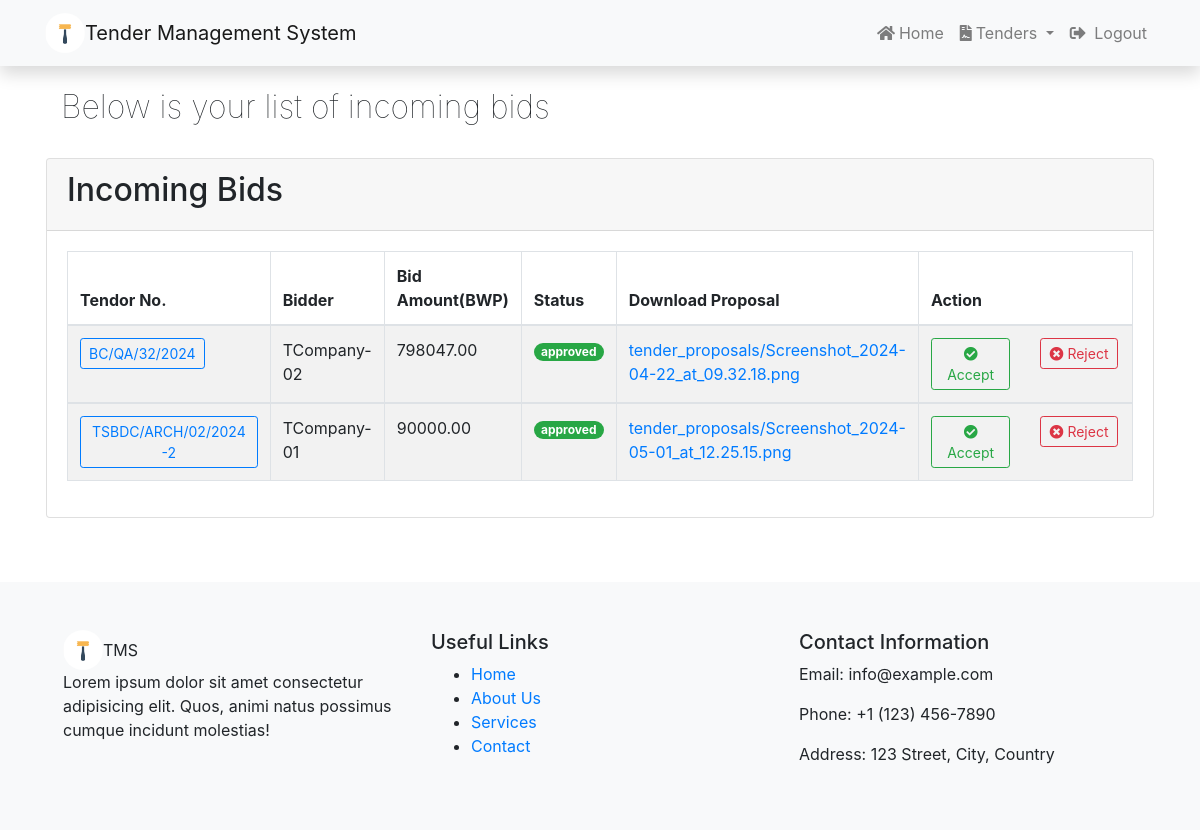
The app's page /bids/incoming (signed in) with its own data.
### bid/models.py (models this page shows)
class Bid(models.Model):
    status_choices = [
        ('pending', 'Pending'),
        ('rejected', 'Rejected'),
        ('approved', 'Approved'),
    ]
    tender = models.ForeignKey(Tender, on_delete=models.CASCADE)
    bidder = models.ForeignKey(User, on_delete=models.CASCADE)
    bid_amount = models.DecimalField(max_digits=10, decimal_places=2)
    document = models.FileField(upload_to='tender_proposals/')
    status = models.CharField(max_length=20, choices=status_choices, default='pending')

### tender/models.py (models this page shows, shortened)
class Tender(models.Model):
    status_choices = [
        ('assigned', 'Assigned'),
        ('available', 'Available'),
        ('expired', 'Expired'),
    ]
    tender_no = models.CharField(max_length=20, unique=True)
    title = models.CharField(max_length=200)
    description = models.TextField()
    category = models.ForeignKey(Category, on_delete=models.DO_NOTHING)
    location = models.CharField(max_length=100)
    created_at = models.DateTimeField(auto_now_add=True)
    updated_at = models.DateTimeField(auto_now=True)
    status = models.CharField(max_length=20, choices=status_choices, default='available')
    document = models.FileField(upload_to='tender_documents/')
    publisher = models.ForeignKey(User, on_delete=models.PROTECT,related_name='owned_tenders')
    winner = models.ForeignKey(User, on_delete=models.PROTECT, null=True, blank=True, related_name='won_tenders')
    watchers = models.ManyToManyField(User, related_name='watchlist', blank=True)
    due_date = models.DateField()

### bid/views.py (the view)
# urls.py: path('incoming', views.bid_incoming, name='bid_incoming'),
@login_required
def bid_incoming(request):
    owner = request.user
    bidsByOwner = Bid.objects.exclude(bidder = owner)
    return render(request,'bids/bid-incoming.html',{
             'Bids': bidsByOwner
        })

### templates/bids/bid-incoming.html (shortened to what this page needs)
{%extends 'base.html'%} {% block content%} {%if user.is_authenticated%}
<div class="container mt-4 p-3">
  <div class="container mt-5 mb-5 text-center">
    <div class="row">
      <div class="col-md-12 mb-4">
        <div class="title-wrap d-flex justify-content-between">
          <div class="title-box">
            <h2 class="title-a" style="font-weight: 100">
              Below is your list of incoming bids
            </h2>
          </div>
        </div>
      </div>
      <div class="card">
        <div class="card-header text-left">
          <h2>Incoming Bids</h2>
        </div>
        <div class="card-body">
          <div class="table-responsive">
            <table class="table table-striped table-bordered text-left">
              <thead>
                <tr>
                  <th>Tendor No.</th>
                  <th>Bidder</th>
                  <th>Bid Amount(BWP)</th>
                  <th>Status</th>
                  <th>Download Proposal</th>
                  <th style="width: 700px">Action</th>
                </tr>
              </thead>
              {% if Bids %} {%for bid in Bids%}
              <tbody>
                <td>
                  <a
                    href="{% url 'tender' bid.tender.id %}"
                    class="btn btn-sm btn-outline-primary"
                    >{{bid.tender.tender_no}}
                  </a>
                </td>
                <td>{{bid.bidder.username}}</td>
                <td>{{bid.bid_amount}}</td>
                {%if bid.status == 'approved'%}
                <td>
                  <span class="badge badge-pill badge-success"
                    >{{bid.status}}</span
                  >
                </td>
                {%elif bid.status == 'pending'%}
                <td>
                  <span class="badge badge-pill badge-secondary"
                    >{{bid.status}}</span
                  >
                </td>
                {%else%}
                <td>
                  <span class="badge badge-pill badge-danger"
                    >{{bid.status}}</span
                  >
                </td>
                {%endif%}
                <td>
                  <a
                    type="button"
                    class="link-primary"
                    href="{{bid.document.url}}"
                  >
                    {{bid.document.name}}
                  </a>
                </td>
                <td>
                  <div class="row">
                    <div class="col-md-6">
                      <a
                        href="{% url 'approve_bid' bid.id %}"
                        class="btn btn-sm btn-outline-success"
                      >
                        <span class="fas fa-check-circle"></span> Accept
                      </a>
                    </div>
                    <div class="col-md-6">
                      <a
                        href="{% url 'reject_bid' bid.id %}"
                        class="btn btn-sm btn-outline-danger"
                      >
                        <span class="fas fa-times-circle"></span> Reject
                      </a>
                    </div>
                  </div>
                </td>
                {%endfor%} {% endif%}
            </table>
          </div>
        </div>
      </div>
    </div>
  </div>
</div>
{%endif%} {%endblock%}

### records on screen
Bid: tender.tender_no "BC/QA/32/2024", bidder.username "TCompany-02", bid_amount "798047.00", status "approved", document.name "tender_proposals/Screenshot_2024-04-22_at_09.32.18.png"
Bid: tender.tender_no "TSBDC/ARCH/02/2024-2", bidder.username "TCompany-01", bid_amount "90000.00", status "approved", document.name "tender_proposals/Screenshot_2024-05-01_at_12.25.15.png"
